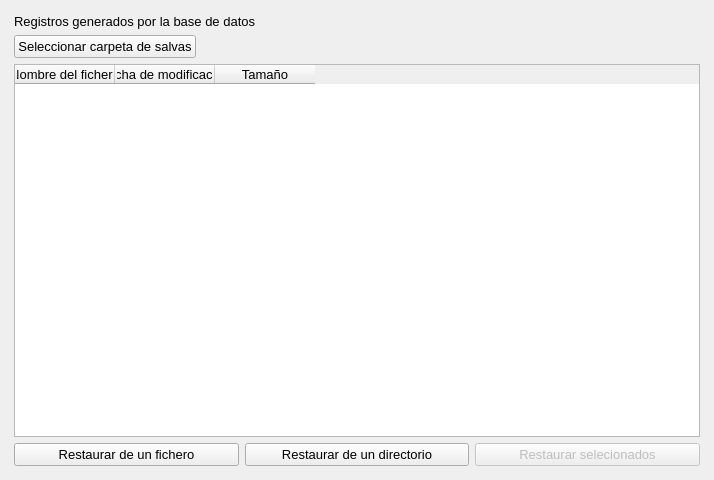
<?xml version="1.0" encoding="UTF-8"?>
<ui version="4.0">
 <class>MainWindow</class>
 <widget class="QMainWindow" name="MainWindow">
  <property name="windowModality">
   <enum>Qt::ApplicationModal</enum>
  </property>
  <property name="enabled">
   <bool>true</bool>
  </property>
  <property name="geometry">
   <rect>
    <x>0</x>
    <y>0</y>
    <width>714</width>
    <height>480</height>
   </rect>
  </property>
  <property name="mouseTracking">
   <bool>false</bool>
  </property>
  <property name="focusPolicy">
   <enum>Qt::NoFocus</enum>
  </property>
  <property name="acceptDrops">
   <bool>true</bool>
  </property>
  <property name="windowTitle">
   <string>DBBackupTools</string>
  </property>
  <property name="layoutDirection">
   <enum>Qt::LeftToRight</enum>
  </property>
  <property name="autoFillBackground">
   <bool>true</bool>
  </property>
  <property name="toolButtonStyle">
   <enum>Qt::ToolButtonTextOnly</enum>
  </property>
  <property name="animated">
   <bool>true</bool>
  </property>
  <property name="documentMode">
   <bool>false</bool>
  </property>
  <property name="tabShape">
   <enum>QTabWidget::Rounded</enum>
  </property>
  <widget class="QWidget" name="centralwidget">
   <property name="font">
    <font>
     <pointsize>10</pointsize>
    </font>
   </property>
   <layout class="QHBoxLayout" name="horizontalLayout">
    <property name="spacing">
     <number>5</number>
    </property>
    <property name="leftMargin">
     <number>5</number>
    </property>
    <property name="topMargin">
     <number>5</number>
    </property>
    <property name="rightMargin">
     <number>5</number>
    </property>
    <property name="bottomMargin">
     <number>5</number>
    </property>
    <item>
     <widget class="QWidget" name="widget" native="true">
      <layout class="QVBoxLayout" name="verticalLayout">
       <item>
        <layout class="QVBoxLayout" name="verticalLayout_4">
         <item>
          <widget class="QLabel" name="label_2">
           <property name="text">
            <string>Registros generados por la base de datos</string>
           </property>
          </widget>
         </item>
         <item>
          <widget class="QWidget" name="widget_2" native="true">
           <property name="minimumSize">
            <size>
             <width>0</width>
             <height>0</height>
            </size>
           </property>
           <layout class="QFormLayout" name="formLayout">
            <property name="horizontalSpacing">
             <number>10</number>
            </property>
            <property name="verticalSpacing">
             <number>0</number>
            </property>
            <property name="leftMargin">
             <number>0</number>
            </property>
            <property name="topMargin">
             <number>0</number>
            </property>
            <property name="rightMargin">
             <number>0</number>
            </property>
            <property name="bottomMargin">
             <number>0</number>
            </property>
            <item row="0" column="0">
             <widget class="QPushButton" name="backup_folder_button">
              <property name="text">
               <string>Seleccionar carpeta de salvas</string>
              </property>
             </widget>
            </item>
            <item row="0" column="1">
             <widget class="QLabel" name="backup_folder_label">
              <property name="text">
               <string/>
              </property>
             </widget>
            </item>
           </layout>
          </widget>
         </item>
         <item>
          <widget class="QTableWidget" name="logs_table">
           <property name="maximumSize">
            <size>
             <width>16777215</width>
             <height>16777215</height>
            </size>
           </property>
           <property name="sizeAdjustPolicy">
            <enum>QAbstractScrollArea::AdjustToContents</enum>
           </property>
           <property name="editTriggers">
            <set>QAbstractItemView::NoEditTriggers</set>
           </property>
           <property name="selectionMode">
            <enum>QAbstractItemView::MultiSelection</enum>
           </property>
           <property name="selectionBehavior">
            <enum>QAbstractItemView::SelectRows</enum>
           </property>
           <property name="textElideMode">
            <enum>Qt::ElideLeft</enum>
           </property>
           <property name="showGrid">
            <bool>true</bool>
           </property>
           <property name="sortingEnabled">
            <bool>true</bool>
           </property>
           <property name="wordWrap">
            <bool>true</bool>
           </property>
           <property name="columnCount">
            <number>3</number>
           </property>
           <attribute name="horizontalHeaderCascadingSectionResizes">
            <bool>true</bool>
           </attribute>
           <attribute name="horizontalHeaderShowSortIndicator" stdset="0">
            <bool>true</bool>
           </attribute>
           <attribute name="verticalHeaderVisible">
            <bool>true</bool>
           </attribute>
           <attribute name="verticalHeaderCascadingSectionResizes">
            <bool>false</bool>
           </attribute>
           <attribute name="verticalHeaderMinimumSectionSize">
            <number>100</number>
           </attribute>
           <attribute name="verticalHeaderStretchLastSection">
            <bool>false</bool>
           </attribute>
           <column>
            <property name="text">
             <string>Nombre del fichero</string>
            </property>
           </column>
           <column>
            <property name="text">
             <string>Fecha de modificacion</string>
            </property>
           </column>
           <column>
            <property name="text">
             <string>Tamaño</string>
            </property>
           </column>
          </widget>
         </item>
         <item>
          <layout class="QHBoxLayout" name="horizontalLayout_3">
           <item>
            <widget class="QPushButton" name="file_restore_button">
             <property name="text">
              <string>Restaurar de un fichero</string>
             </property>
            </widget>
           </item>
           <item>
            <widget class="QPushButton" name="directory_restore_button">
             <property name="text">
              <string>Restaurar de un directorio</string>
             </property>
            </widget>
           </item>
           <item>
            <widget class="QPushButton" name="restore_selected_button">
             <property name="enabled">
              <bool>false</bool>
             </property>
             <property name="text">
              <string>Restaurar selecionados</string>
             </property>
            </widget>
           </item>
          </layout>
         </item>
        </layout>
       </item>
      </layout>
     </widget>
    </item>
   </layout>
  </widget>
 </widget>
 <resources/>
 <connections/>
</ui>
